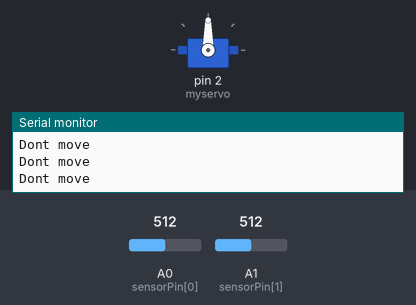
A sketch run on a simulated Arduino Uno, built with avr-gcc and run on an emulated ATmega328P. On the bench: servo, the last lines printed to the serial monitor. The test bench sets the inputs (shaded band); at power-on: A0 (sensorPin[0]) = 512, A1 (sensorPin[1]) = 512. Random numbers use the default seed unless the sketch sets one.

Above: at 1.2 s.
1.3 s: A0 (sensorPin[0]) set to 532
At 1.45 s:
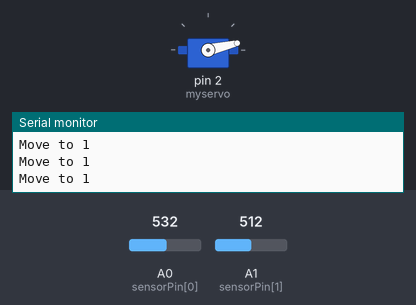
4.3 s: A1 (sensorPin[1]) set to 531
7.3 s: A0 (sensorPin[0]) set to 511
At 8.4 s:
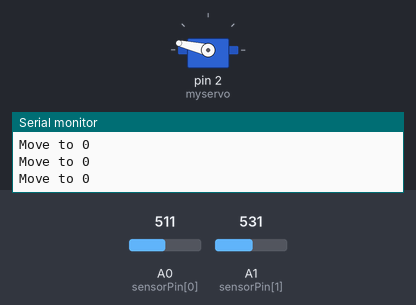
At 9.02 s:
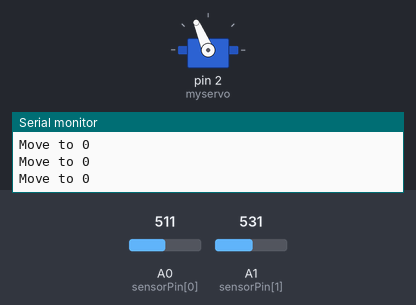
10.3 s: A1 (sensorPin[1]) set to 511
13.3 s: A1 (sensorPin[1]) set to 306
At 16.1 s:
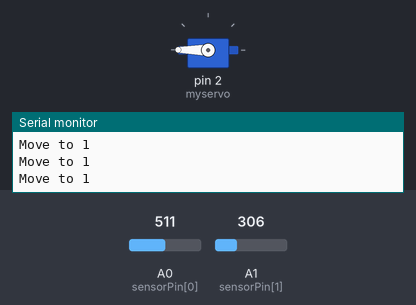
16.3 s: A1 (sensorPin[1]) set to 716
Timing chart, 0 to 20.3 s (numbered marks = the images above; inputs shaded):
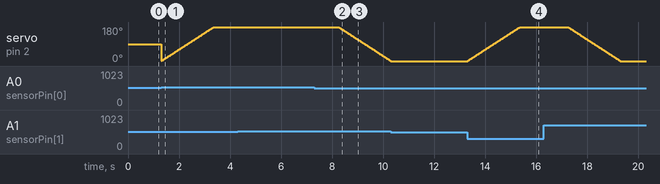

Measured:
- the behaviour switches between 513 and 514 on A0 (sensorPin[0]) (found by bisection; images 0 and 1)
- after the input at 7.3 s, servo on pin 2 (myservo): moves from 180° to 0° over 2.0 s, starting after 0.95 s
- after the input at 13.3 s, servo on pin 2 (myservo): moves from 0° to 180° over 2.0 s, starting at once

The sketch:

sketch_mar04a.ino
```cpp
#include <Servo.h>

Servo myservo;  // create servo object to control a servo
// a maximum of eight servo objects can be created

int pos;    // variable to store the servo position
int const numOfSensors = 2;
int sensorPin[numOfSensors] = {A0, A1};
int sensorValues[numOfSensors];
int photodiodeMap[numOfSensors];


void setup()
{
  myservo.attach(2);  // attaches the servo on pin 2 to the servo object
  myservo.write(90);
  Serial.begin(9600);
  pinMode(sensorPin[0], INPUT);
  pinMode(sensorPin[1], INPUT);

  // initialize photodiode prev reading to 0
  for (int i = 0; i < numOfSensors; i++) {
    sensorValues[i] = 0;
    photodiodeMap[i] = sensorValues[i];
  }
}


void loop()
{
  Serial.begin(9600);

  int randomBoy = random (0, 10);
  //  for (pos = 15; pos < 160; pos += 1) // goes from 0 degrees to 160 degrees
  //  { // in steps of 1 degree
  //    if ((randomBoy % 2) == 0) {
  //   //   pos = 0;
  //    }
  //    myservo.write(pos);              // tell servo to go to position in variable 'pos'
  //    delay(30);                       // waits 15ms for the servo to reach the position
  //  }
  //  for (pos = 160; pos >=15; pos -= 1) // goes from 180 degrees to 0 degrees
  //  {
  //    myservo.write(pos);              // tell servo to go to position in variable 'pos'
  //    delay(30);                       // waits 15ms for the servo to reach the position
  //  }

  // photodiode input extraction
  for (int i = 0; i < numOfSensors; i++) {
    sensorValues[i] = analogRead(sensorPin[i]);
    photodiodeMap[i] = sensorValues[i];
    //    Serial.print(sensorValues[0]);
    //    Serial.print(" ");
    //    Serial.println(sensorValues[1]);
  }

  if (photodiodeMap[1] - photodiodeMap[0] <= 1 && photodiodeMap[1] - photodiodeMap[0] >= -1) {
    Serial.println("Dont move");

    delay(10);
  } else if ((photodiodeMap[0] - photodiodeMap[1]) >= 1) {
    Serial.println("Move to 1");
    pos++;
    myservo.write(pos);
    delay(10);
  } else if ((photodiodeMap[1] - photodiodeMap[0]) >= 1) {
    Serial.println("Move to 0");
    pos--;
    myservo.write(pos);
    delay(10);
  }
//  //myservo.write(0);
}
```
